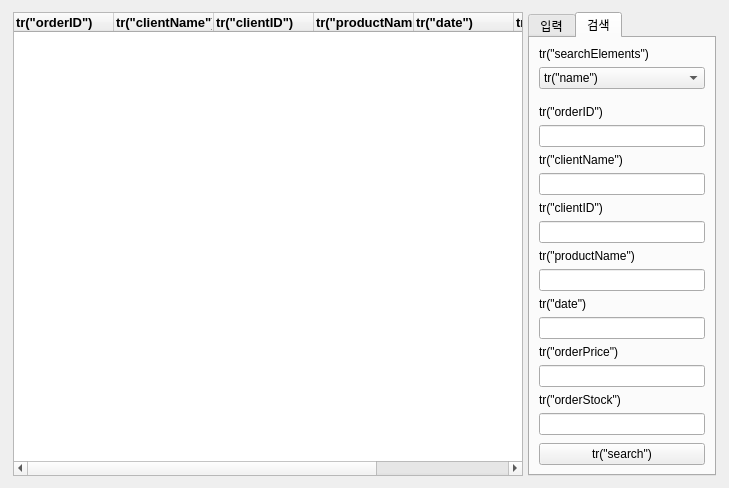
<?xml version="1.0" encoding="UTF-8"?>
<ui version="4.0">
 <class>OrderManager</class>
 <widget class="QWidget" name="OrderManager">
  <property name="geometry">
   <rect>
    <x>0</x>
    <y>0</y>
    <width>729</width>
    <height>439</height>
   </rect>
  </property>
  <property name="windowTitle">
   <string>Form</string>
  </property>
  <layout class="QHBoxLayout" name="horizontalLayout">
   <item>
    <layout class="QHBoxLayout" name="horizontalLayout_22" stretch="12,0,4">
     <property name="spacing">
      <number>0</number>
     </property>
     <property name="leftMargin">
      <number>2</number>
     </property>
     <property name="topMargin">
      <number>1</number>
     </property>
     <property name="rightMargin">
      <number>2</number>
     </property>
     <property name="bottomMargin">
      <number>1</number>
     </property>
     <item>
      <widget class="QTreeWidget" name="treeWidget_5">
       <column>
        <property name="text">
         <string>tr(&quot;orderID&quot;)</string>
        </property>
        <property name="font">
         <font>
          <pointsize>10</pointsize>
          <bold>true</bold>
         </font>
        </property>
       </column>
       <column>
        <property name="text">
         <string>tr(&quot;clientName&quot;)</string>
        </property>
        <property name="font">
         <font>
          <pointsize>10</pointsize>
          <bold>true</bold>
         </font>
        </property>
       </column>
       <column>
        <property name="text">
         <string>tr(&quot;clientID&quot;)</string>
        </property>
        <property name="font">
         <font>
          <pointsize>10</pointsize>
          <bold>true</bold>
         </font>
        </property>
       </column>
       <column>
        <property name="text">
         <string>tr(&quot;productName&quot;)</string>
        </property>
        <property name="font">
         <font>
          <pointsize>10</pointsize>
          <bold>true</bold>
         </font>
        </property>
       </column>
       <column>
        <property name="text">
         <string>tr(&quot;date&quot;)</string>
        </property>
        <property name="font">
         <font>
          <pointsize>10</pointsize>
          <bold>true</bold>
         </font>
        </property>
       </column>
       <column>
        <property name="text">
         <string>tr(&quot;orderPrice&quot;)</string>
        </property>
        <property name="font">
         <font>
          <pointsize>10</pointsize>
          <bold>true</bold>
         </font>
        </property>
       </column>
       <column>
        <property name="text">
         <string>tr(&quot;orderStcok&quot;)</string>
        </property>
        <property name="font">
         <font>
          <pointsize>10</pointsize>
          <bold>true</bold>
         </font>
        </property>
       </column>
      </widget>
     </item>
     <item>
      <spacer name="horizontalSpacer_9">
       <property name="orientation">
        <enum>Qt::Horizontal</enum>
       </property>
       <property name="sizeType">
        <enum>QSizePolicy::Minimum</enum>
       </property>
       <property name="sizeHint" stdset="0">
        <size>
         <width>5</width>
         <height>18</height>
        </size>
       </property>
      </spacer>
     </item>
     <item>
      <widget class="QTabWidget" name="tabWidget_4">
       <property name="currentIndex">
        <number>1</number>
       </property>
       <widget class="QWidget" name="m_customerAddTab_5">
        <attribute name="title">
         <string>입력</string>
        </attribute>
        <layout class="QHBoxLayout" name="horizontalLayout_23">
         <item>
          <layout class="QVBoxLayout" name="verticalLayout_50">
           <item>
            <layout class="QVBoxLayout" name="verticalLayout_52">
             <item>
              <widget class="QLabel" name="label_46">
               <property name="sizePolicy">
                <sizepolicy hsizetype="Expanding" vsizetype="Maximum">
                 <horstretch>0</horstretch>
                 <verstretch>0</verstretch>
                </sizepolicy>
               </property>
               <property name="text">
                <string>tr(&quot;orderID&quot;)</string>
               </property>
              </widget>
             </item>
             <item>
              <widget class="QLineEdit" name="lineEdit_42">
               <property name="readOnly">
                <bool>true</bool>
               </property>
              </widget>
             </item>
            </layout>
           </item>
           <item>
            <layout class="QVBoxLayout" name="verticalLayout_51">
             <property name="sizeConstraint">
              <enum>QLayout::SetDefaultConstraint</enum>
             </property>
             <item>
              <widget class="QLabel" name="label_45">
               <property name="sizePolicy">
                <sizepolicy hsizetype="Expanding" vsizetype="Maximum">
                 <horstretch>0</horstretch>
                 <verstretch>0</verstretch>
                </sizepolicy>
               </property>
               <property name="text">
                <string>tr(&quot;clientName&quot;)</string>
               </property>
              </widget>
             </item>
             <item>
              <widget class="QLineEdit" name="lineEdit_41"/>
             </item>
            </layout>
           </item>
           <item>
            <layout class="QVBoxLayout" name="verticalLayout_53">
             <item>
              <widget class="QLabel" name="label_47">
               <property name="sizePolicy">
                <sizepolicy hsizetype="Expanding" vsizetype="Maximum">
                 <horstretch>0</horstretch>
                 <verstretch>0</verstretch>
                </sizepolicy>
               </property>
               <property name="text">
                <string>tr(&quot;clientID&quot;)</string>
               </property>
              </widget>
             </item>
             <item>
              <widget class="QLineEdit" name="lineEdit_43"/>
             </item>
            </layout>
           </item>
           <item>
            <layout class="QVBoxLayout" name="verticalLayout_54">
             <item>
              <widget class="QLabel" name="label_48">
               <property name="sizePolicy">
                <sizepolicy hsizetype="Expanding" vsizetype="Maximum">
                 <horstretch>0</horstretch>
                 <verstretch>0</verstretch>
                </sizepolicy>
               </property>
               <property name="text">
                <string>tr(&quot;productName&quot;)</string>
               </property>
              </widget>
             </item>
             <item>
              <widget class="QLineEdit" name="lineEdit_44"/>
             </item>
            </layout>
           </item>
           <item>
            <layout class="QVBoxLayout" name="verticalLayout_55">
             <item>
              <widget class="QLabel" name="label_49">
               <property name="sizePolicy">
                <sizepolicy hsizetype="Expanding" vsizetype="Maximum">
                 <horstretch>0</horstretch>
                 <verstretch>0</verstretch>
                </sizepolicy>
               </property>
               <property name="text">
                <string>tr(&quot;date&quot;)</string>
               </property>
              </widget>
             </item>
             <item>
              <widget class="QLineEdit" name="lineEdit_45"/>
             </item>
            </layout>
           </item>
           <item>
            <layout class="QVBoxLayout" name="verticalLayout_62">
             <item>
              <widget class="QLabel" name="label_56">
               <property name="sizePolicy">
                <sizepolicy hsizetype="Expanding" vsizetype="Maximum">
                 <horstretch>0</horstretch>
                 <verstretch>0</verstretch>
                </sizepolicy>
               </property>
               <property name="text">
                <string>tr(&quot;orderPrice&quot;)</string>
               </property>
              </widget>
             </item>
             <item>
              <widget class="QLineEdit" name="lineEdit_51"/>
             </item>
            </layout>
           </item>
           <item>
            <layout class="QVBoxLayout" name="verticalLayout_63">
             <item>
              <widget class="QLabel" name="label_57">
               <property name="sizePolicy">
                <sizepolicy hsizetype="Expanding" vsizetype="Maximum">
                 <horstretch>0</horstretch>
                 <verstretch>0</verstretch>
                </sizepolicy>
               </property>
               <property name="text">
                <string>tr(&quot;orderStock&quot;)</string>
               </property>
              </widget>
             </item>
             <item>
              <widget class="QLineEdit" name="lineEdit_52"/>
             </item>
            </layout>
           </item>
           <item>
            <spacer name="verticalSpacer_13">
             <property name="orientation">
              <enum>Qt::Vertical</enum>
             </property>
             <property name="sizeHint" stdset="0">
              <size>
               <width>20</width>
               <height>40</height>
              </size>
             </property>
            </spacer>
           </item>
           <item>
            <layout class="QHBoxLayout" name="horizontalLayout_24">
             <property name="sizeConstraint">
              <enum>QLayout::SetNoConstraint</enum>
             </property>
             <item>
              <widget class="QPushButton" name="pushButton_13">
               <property name="text">
                <string>tr(&quot;change&quot;)</string>
               </property>
              </widget>
             </item>
             <item>
              <spacer name="horizontalSpacer_10">
               <property name="orientation">
                <enum>Qt::Horizontal</enum>
               </property>
               <property name="sizeType">
                <enum>QSizePolicy::Maximum</enum>
               </property>
               <property name="sizeHint" stdset="0">
                <size>
                 <width>13</width>
                 <height>21</height>
                </size>
               </property>
              </spacer>
             </item>
             <item>
              <widget class="QPushButton" name="pushButton_14">
               <property name="text">
                <string>tr(&quot;add&quot;)</string>
               </property>
              </widget>
             </item>
            </layout>
           </item>
          </layout>
         </item>
        </layout>
       </widget>
       <widget class="QWidget" name="m_customerSerchTab_5">
        <attribute name="title">
         <string>검색</string>
        </attribute>
        <layout class="QHBoxLayout" name="horizontalLayout_25">
         <item>
          <layout class="QVBoxLayout" name="verticalLayout_56">
           <item>
            <widget class="QLabel" name="label_50">
             <property name="text">
              <string>tr(&quot;searchElements&quot;)</string>
             </property>
            </widget>
           </item>
           <item>
            <widget class="QComboBox" name="comboBox_5">
             <item>
              <property name="text">
               <string>tr(&quot;name&quot;)</string>
              </property>
             </item>
             <item>
              <property name="text">
               <string>tr(&quot;ID&quot;)</string>
              </property>
             </item>
             <item>
              <property name="text">
               <string>tr(&quot;brand&quot;)</string>
              </property>
             </item>
             <item>
              <property name="text">
               <string>tr(&quot;price&quot;)</string>
              </property>
             </item>
             <item>
              <property name="text">
               <string>tr(&quot;stock&quot;)</string>
              </property>
             </item>
            </widget>
           </item>
           <item>
            <spacer name="verticalSpacer_14">
             <property name="orientation">
              <enum>Qt::Vertical</enum>
             </property>
             <property name="sizeType">
              <enum>QSizePolicy::Fixed</enum>
             </property>
             <property name="sizeHint" stdset="0">
              <size>
               <width>20</width>
               <height>10</height>
              </size>
             </property>
            </spacer>
           </item>
           <item>
            <layout class="QVBoxLayout" name="verticalLayout_58">
             <item>
              <widget class="QLabel" name="label_52">
               <property name="sizePolicy">
                <sizepolicy hsizetype="Expanding" vsizetype="Maximum">
                 <horstretch>0</horstretch>
                 <verstretch>0</verstretch>
                </sizepolicy>
               </property>
               <property name="text">
                <string>tr(&quot;orderID&quot;)</string>
               </property>
              </widget>
             </item>
             <item>
              <widget class="QLineEdit" name="lineEdit_47">
               <property name="readOnly">
                <bool>false</bool>
               </property>
              </widget>
             </item>
            </layout>
           </item>
           <item>
            <layout class="QVBoxLayout" name="verticalLayout_57">
             <property name="sizeConstraint">
              <enum>QLayout::SetDefaultConstraint</enum>
             </property>
             <item>
              <widget class="QLabel" name="label_51">
               <property name="sizePolicy">
                <sizepolicy hsizetype="Expanding" vsizetype="Maximum">
                 <horstretch>0</horstretch>
                 <verstretch>0</verstretch>
                </sizepolicy>
               </property>
               <property name="text">
                <string>tr(&quot;clientName&quot;)</string>
               </property>
              </widget>
             </item>
             <item>
              <widget class="QLineEdit" name="lineEdit_46"/>
             </item>
            </layout>
           </item>
           <item>
            <layout class="QVBoxLayout" name="verticalLayout_64">
             <property name="sizeConstraint">
              <enum>QLayout::SetDefaultConstraint</enum>
             </property>
             <item>
              <widget class="QLabel" name="label_58">
               <property name="sizePolicy">
                <sizepolicy hsizetype="Expanding" vsizetype="Maximum">
                 <horstretch>0</horstretch>
                 <verstretch>0</verstretch>
                </sizepolicy>
               </property>
               <property name="text">
                <string>tr(&quot;clientID&quot;)</string>
               </property>
              </widget>
             </item>
             <item>
              <widget class="QLineEdit" name="lineEdit_53"/>
             </item>
            </layout>
           </item>
           <item>
            <layout class="QVBoxLayout" name="verticalLayout_59">
             <item>
              <widget class="QLabel" name="label_53">
               <property name="sizePolicy">
                <sizepolicy hsizetype="Expanding" vsizetype="Maximum">
                 <horstretch>0</horstretch>
                 <verstretch>0</verstretch>
                </sizepolicy>
               </property>
               <property name="text">
                <string>tr(&quot;productName&quot;)</string>
               </property>
              </widget>
             </item>
             <item>
              <widget class="QLineEdit" name="lineEdit_48"/>
             </item>
            </layout>
           </item>
           <item>
            <layout class="QVBoxLayout" name="verticalLayout_60">
             <item>
              <widget class="QLabel" name="label_54">
               <property name="sizePolicy">
                <sizepolicy hsizetype="Expanding" vsizetype="Maximum">
                 <horstretch>0</horstretch>
                 <verstretch>0</verstretch>
                </sizepolicy>
               </property>
               <property name="text">
                <string>tr(&quot;date&quot;)</string>
               </property>
              </widget>
             </item>
             <item>
              <widget class="QLineEdit" name="lineEdit_49"/>
             </item>
            </layout>
           </item>
           <item>
            <layout class="QVBoxLayout" name="verticalLayout_61">
             <item>
              <widget class="QLabel" name="label_55">
               <property name="sizePolicy">
                <sizepolicy hsizetype="Expanding" vsizetype="Maximum">
                 <horstretch>0</horstretch>
                 <verstretch>0</verstretch>
                </sizepolicy>
               </property>
               <property name="text">
                <string>tr(&quot;orderPrice&quot;)</string>
               </property>
              </widget>
             </item>
             <item>
              <widget class="QLineEdit" name="lineEdit_50"/>
             </item>
            </layout>
           </item>
           <item>
            <layout class="QVBoxLayout" name="verticalLayout_65">
             <item>
              <widget class="QLabel" name="label_59">
               <property name="sizePolicy">
                <sizepolicy hsizetype="Expanding" vsizetype="Maximum">
                 <horstretch>0</horstretch>
                 <verstretch>0</verstretch>
                </sizepolicy>
               </property>
               <property name="text">
                <string>tr(&quot;orderStock&quot;)</string>
               </property>
              </widget>
             </item>
             <item>
              <widget class="QLineEdit" name="lineEdit_54"/>
             </item>
            </layout>
           </item>
           <item>
            <spacer name="verticalSpacer_15">
             <property name="orientation">
              <enum>Qt::Vertical</enum>
             </property>
             <property name="sizeType">
              <enum>QSizePolicy::Expanding</enum>
             </property>
             <property name="sizeHint" stdset="0">
              <size>
               <width>20</width>
               <height>40</height>
              </size>
             </property>
            </spacer>
           </item>
           <item>
            <widget class="QPushButton" name="pushButton_15">
             <property name="text">
              <string>tr(&quot;search&quot;)</string>
             </property>
            </widget>
           </item>
          </layout>
         </item>
        </layout>
       </widget>
      </widget>
     </item>
    </layout>
   </item>
  </layout>
 </widget>
 <resources/>
 <connections/>
</ui>
